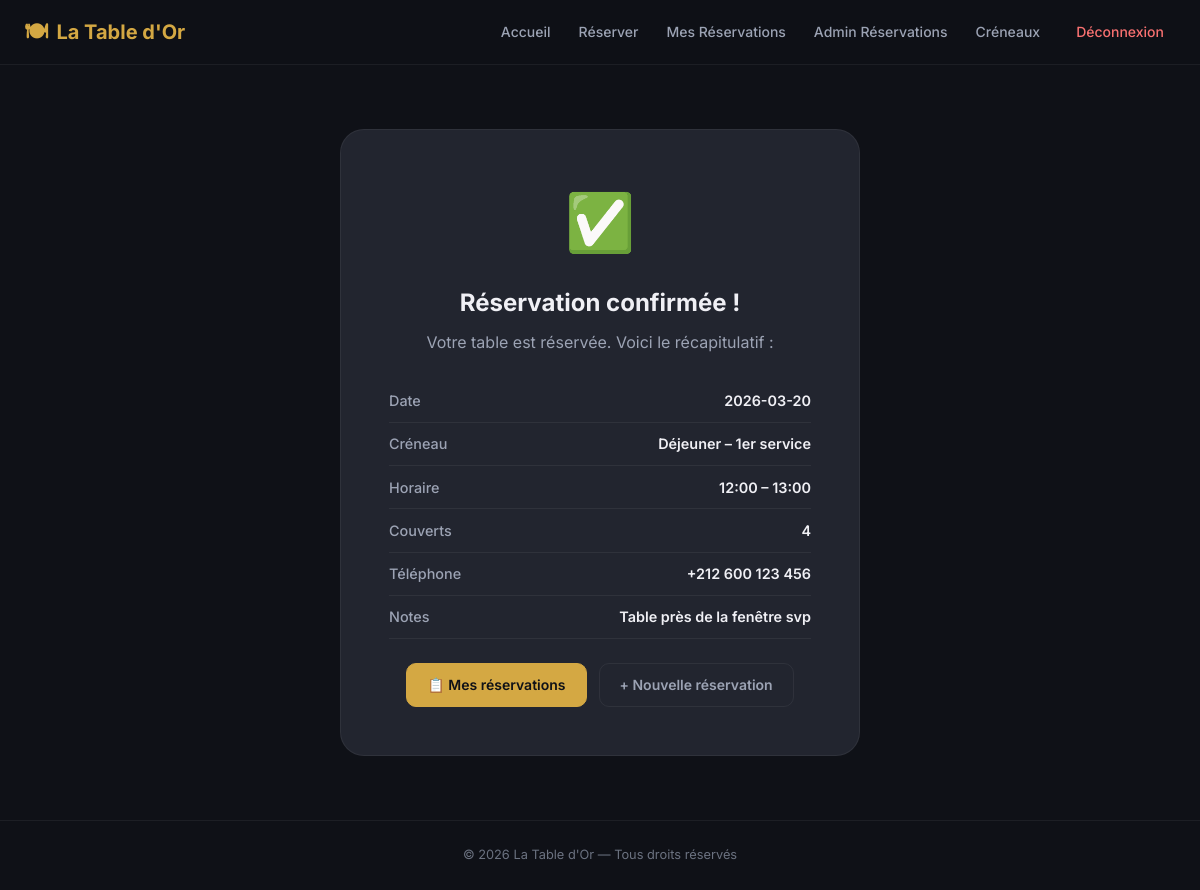
Screenshot of /reservations/thanks.php?id=1 (signed in) with the database file from the repository.
### tables this page shows
CREATE TABLE reservations (
  id         INT UNSIGNED AUTO_INCREMENT PRIMARY KEY,
  user_id    INT UNSIGNED NOT NULL,
  slot_id    INT UNSIGNED NOT NULL,
  date       DATE NOT NULL,
  guests     TINYINT UNSIGNED NOT NULL,
  phone      VARCHAR(30) NOT NULL,
  notes      TEXT,
  status     ENUM('CONFIRMED','CANCELLED') NOT NULL DEFAULT 'CONFIRMED',
  created_at TIMESTAMP NOT NULL DEFAULT CURRENT_TIMESTAMP,
  updated_at TIMESTAMP NOT NULL DEFAULT CURRENT_TIMESTAMP ON UPDATE CURRENT_TIMESTAMP,
  FOREIGN KEY (user_id) REFERENCES users(id)      ON DELETE CASCADE,
  FOREIGN KEY (slot_id) REFERENCES time_slots(id)  ON DELETE RESTRICT
);

CREATE TABLE time_slots (
  id           INT UNSIGNED AUTO_INCREMENT PRIMARY KEY,
  label        VARCHAR(80) NOT NULL,
  start_time   TIME NOT NULL,
  end_time     TIME NOT NULL,
  capacity_max INT UNSIGNED NOT NULL DEFAULT 30,
  is_active    TINYINT(1) NOT NULL DEFAULT 1
);

### src/helpers/security.php (called while the page is built, shortened)
<?php
function h(string $value): string {
    return htmlspecialchars($value, ENT_QUOTES | ENT_SUBSTITUTE, 'UTF-8');
}

### reservations/thanks.php (the view, shortened to what this page needs)
<?php
require_once __DIR__ . '/../src/helpers/security.php';
$id = (int)($_GET['id'] ?? 0);
$db   = getDB();
$stmt = $db->prepare('
    SELECT r.*, ts.label AS slot_label, ts.start_time, ts.end_time
    FROM reservations r
    JOIN time_slots ts ON ts.id = r.slot_id
    WHERE r.id = ?
');
$stmt->bind_param('i', $id);
$stmt->execute();
$res = $stmt->get_result()->fetch_assoc();
include __DIR__ . '/../src/templates/header.php';
?>
<div class="confirm-card" id="confirmPage">
  <div class="confirm-icon" id="confIcon">✅</div>
  <h2>Réservation confirmée !</h2>
  <p style="color: var(--text-secondary); margin-bottom: 1.5rem;">Votre table est réservée. Voici le récapitulatif :</p>
  <div class="conf-detail">
    <span class="conf-label">Date</span>
    <span class="conf-value"><?= h($res['date']) ?></span>
  </div>
  <div class="conf-detail">
    <span class="conf-label">Créneau</span>
    <span class="conf-value"><?= h($res['slot_label']) ?></span>
  </div>
  <div class="conf-detail">
    <span class="conf-label">Horaire</span>
    <span class="conf-value"><?= h(substr($res['start_time'],0,5)) ?> – <?= h(substr($res['end_time'],0,5)) ?></span>
  </div>
  <div class="conf-detail">
    <span class="conf-label">Couverts</span>
    <span class="conf-value"><?= (int)$res['guests'] ?></span>
  </div>
  <div class="conf-detail">
    <span class="conf-label">Téléphone</span>
    <span class="conf-value"><?= h($res['phone']) ?></span>
  </div>
  <?php if (!empty($res['notes'])): ?>
  <div class="conf-detail">
    <span class="conf-label">Notes</span>
    <span class="conf-value"><?= h($res['notes']) ?></span>
  </div>
  <?php endif; ?>
  <div class="form-actions" style="justify-content: center; margin-top: 1.5rem;">
    <a href="/restaurant_booking/reservations/index.php" class="btn btn-primary">📋 Mes réservations</a>
    <a href="/restaurant_booking/reservations/create.php" class="btn btn-secondary">+ Nouvelle réservation</a>
  </div>
</div>
<?php include __DIR__ . '/../src/templates/footer.php'; ?>

### public/css/style.css (style rules this page uses)
:root { --bg-primary: #0f1117; --bg-secondary: #1a1d27; --bg-card: #22252f; --bg-input: #2a2d3a; --bg-hover: #2e3240; --text-primary: #f0f0f5; --text-secondary: #9ca3b4; --text-muted: #6b7280; --accent: #d4a843; --accent-hover: #e6bd5a; --accent-glow: rgba(212, 168, 67, 0.15); --success: #34d399; --success-bg: rgba(52, 211, 153, 0.12); --danger: #f87171; --danger-bg: rgba(248, 113, 113, 0.12); --warning: #fbbf24; --warning-bg: rgba(251, 191, 36, 0.12); --info: #60a5fa; --info-bg: rgba(96, 165, 250, 0.12); --border: rgba(255,255,255,0.06); --border-accent: rgba(212, 168, 67, 0.25); --radius-sm: 6px; --radius-md: 10px; --radius-lg: 16px; --radius-xl: 24px; --shadow-sm: 0 2px 8px rgba(0,0,0,0.2); --shadow-md: 0 4px 16px rgba(0,0,0,0.3); --shadow-lg: 0 8px 32px rgba(0,0,0,0.4); --shadow-glow: 0 0 24px var(--accent-glow); --font-body: 'Inter', -apple-system, system-ui, sans-serif; --transition: 0.2s cubic-bezier(0.4, 0, 0.2, 1); }
*, *::before, *::after { box-sizing: border-box; margin: 0; padding: 0; }
html { font-size: 16px; scroll-behavior: smooth; }
body { font-family: var(--font-body); background: var(--bg-primary); color: var(--text-primary); line-height: 1.6; min-height: 100vh; display: flex; flex-direction: column; -webkit-font-smoothing: antialiased; }
a { color: var(--accent); text-decoration: none; transition: color var(--transition); }
.btn { display: inline-flex; align-items: center; justify-content: center; gap: 0.5rem; padding: 0.625rem 1.25rem; border-radius: var(--radius-md); font-family: var(--font-body); font-size: 0.875rem; font-weight: 600; border: 1px solid transparent; cursor: pointer; transition: all var(--transition); white-space: nowrap; text-decoration: none; }
.btn-primary { background: var(--accent); color: var(--bg-primary); border-color: var(--accent); }
.btn-secondary { background: transparent; color: var(--text-secondary); border-color: var(--border); }
.form-actions { display: flex; gap: 0.75rem; margin-top: 1.5rem; }
.confirm-card { text-align: center; background: var(--bg-card); border: 1px solid var(--border); border-radius: var(--radius-xl); padding: 3rem; max-width: 520px; margin: 2rem auto; }
.confirm-icon { font-size: 3.5rem; margin-bottom: 1rem; }
.confirm-card h2 { font-size: 1.5rem; font-weight: 700; margin-bottom: 0.5rem; }
.conf-detail { display: flex; justify-content: space-between; padding: 0.6rem 0; border-bottom: 1px solid var(--border); font-size: 0.9rem; }
.conf-detail .conf-label { color: var(--text-secondary); font-weight: 500; }
.conf-detail .conf-value { color: var(--text-primary); font-weight: 600; }

### rows the page displays
reservations: date "2026-03-20", slot.label "Déjeuner – 1er service", slot.start_time "12:00", slot.end_time "13:00", guests "4", phone "+212 600 123 456", notes "Table près de la fenêtre svp"
